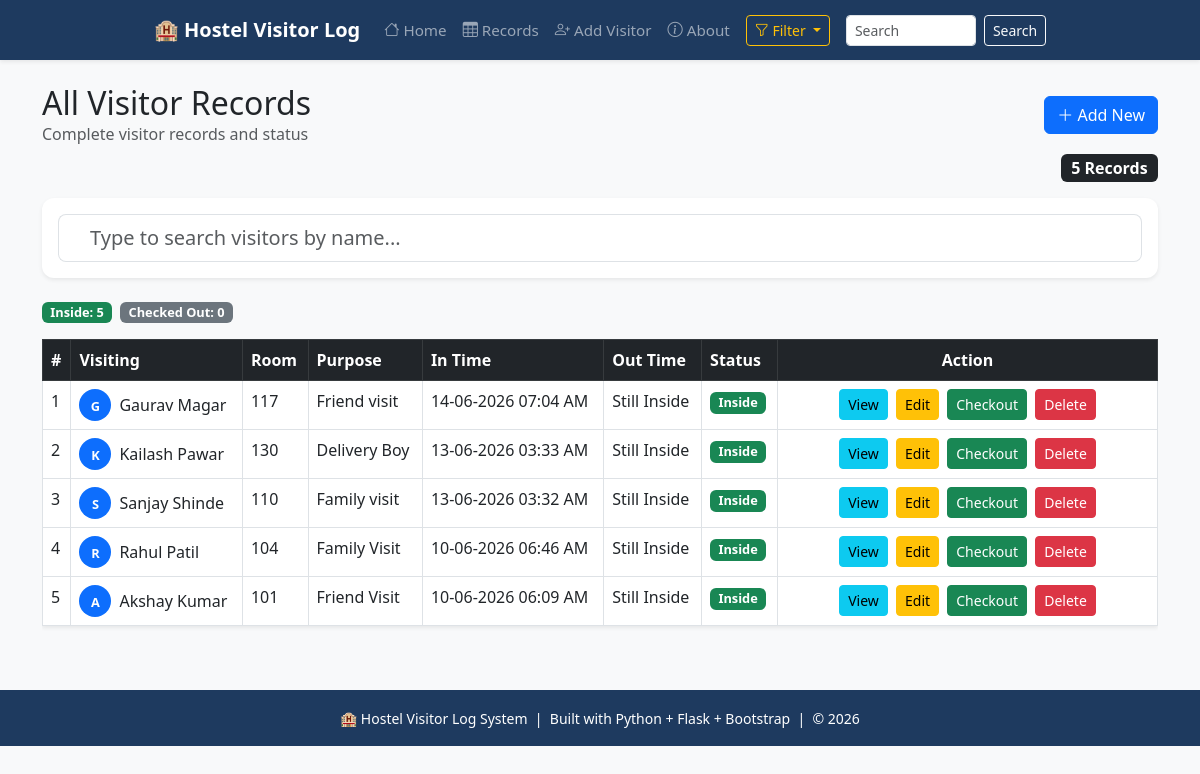
Before: /records with the older database file.
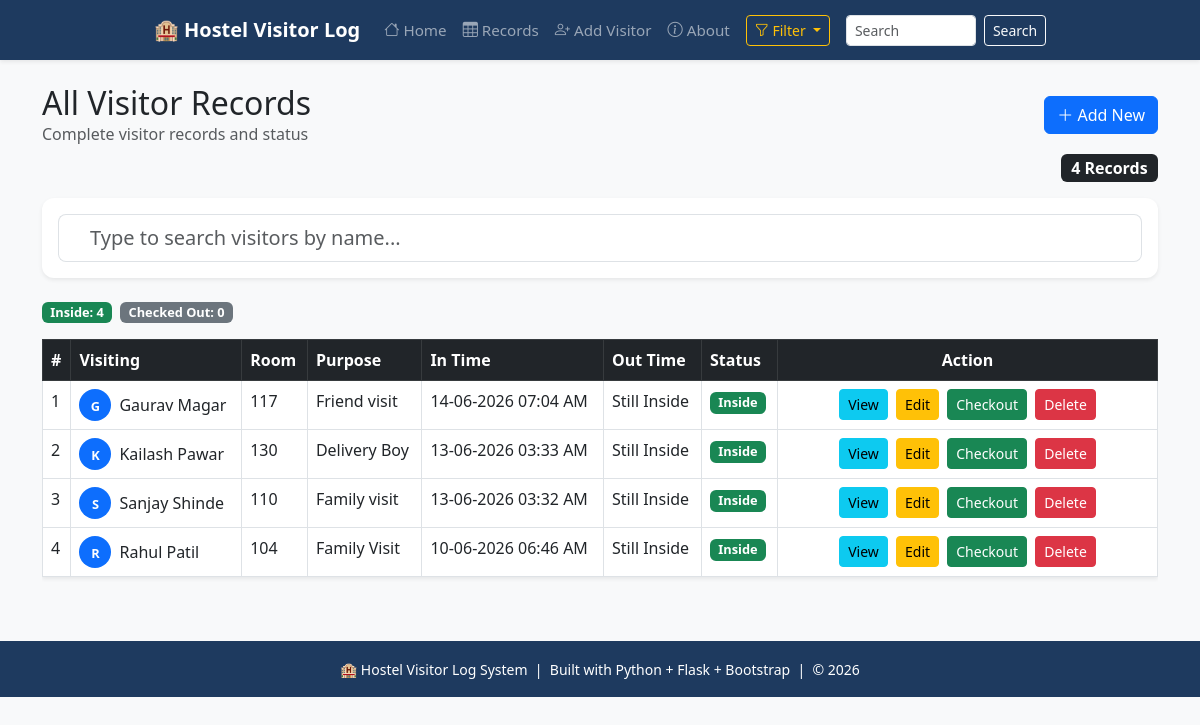
After: the same page with the newer database file.
### tables this page shows
CREATE TABLE visitors (
            id INTEGER PRIMARY KEY AUTOINCREMENT,
            visitor_name TEXT NOT NULL,
            student_name TEXT NOT NULL,
            room_number TEXT NOT NULL,
            purpose TEXT NOT NULL,
            in_time TEXT NOT NULL,
            out_time TEXT NOT NULL DEFAULT 'Still Inside',
            status TEXT DEFAULT 'Inside'
        );

### app.py (the view)
@app.route('/records')
def records():
    room = request.args.get('room')
    status = request.args.get('status')
    q = request.args.get('q')
    conn = get_db()
    query = "SELECT * FROM visitors WHERE 1=1"
    params = []
    if room:
        query += " AND room_number = ?"
        params.append(room)
    if status:
        query += " AND status = ?"
        params.append(status)
    if q:
        query += " AND name LIKE ?"
        params.append(f"%{q}%")
    query += " ORDER BY id DESC"
    visitors = conn.execute(query, params).fetchall()
    conn.close()
    return render_template('records.html', visitors=visitors)

### app.py (called while the page is built)
def get_db():
    conn = sqlite3.connect('database.db')
    conn.row_factory = sqlite3.Row
    return conn

@app.context_processor
def inject_rooms():
    conn = get_db()
    rooms = conn.execute("SELECT DISTINCT room_number FROM visitors ORDER BY room_number").fetchall()
    conn.close()
    return dict(rooms=rooms)

### templates/records.html (shortened to what this page needs)
{% extends 'base.html' %}
{% block content %}
<div class="d-flex justify-content-between align-items-center mb-2">
    <div>
        <h2 class="mb-0">All Visitor Records</h2>
        <p class="text-muted mb-0">Complete visitor records and status</p>
    </div>
    <a href="{{ url_for('add_visitor') }}" class="btn btn-primary">
        <i class="bi bi-plus-lg"></i> Add New
    </a>
</div>
<div class="d-flex justify-content-end mb-3">
    <span class="badge bg-dark fs-6" id="recordBadge">0 Records</span>
</div>
<div class="card shadow-sm mb-4">
    <div class="card-body">
        <div class="input-group input-group-lg">
            <span class="input-group-text bg-white border-end-0">
            </span>
            <input type="text" id="recordSearch" class="form-control border-start-0 ps-0"
                   placeholder="Type to search visitors by name...">
        </div>
    </div>
</div>
<div class="d-flex gap-2 mb-3" id="statusBadges">
</div>
<div class="table-responsive">
    <table class="table table-hover table-bordered shadow-sm">
        <thead class="table-dark">
            <tr>
                <th>#</th>
                <th>Visiting</th>
                <th>Room</th>
                <th>Purpose</th>
                <th>In Time</th>
                <th>Out Time</th>
                <th>Status</th>
                <th width="380px" class="text-center">Action</th>
            </tr>
        </thead>
        <tbody id="tableBody">
            {% for visitor in visitors %}
            <tr data-status="{{ visitor.status }}">
                <td>{{ loop.index }}</td>
                <td class="visitor-name">
                    <div class="d-flex align-items-center">
                        <span class="badge rounded-circle bg-primary me-2" style="width:32px;height:32px;line-height:24px;">
                            {{ visitor.visitor_name[0] }}
                        </span>
                        {{ visitor.visitor_name }}
                    </div>
                </td>
                <td>{{ visitor.room_number }}</td>
                <td>{{ visitor.purpose }}</td>
                <td>{{ visitor.in_time }}</td>
                <td>{{ visitor.out_time or 'Still Inside' }}</td>
                <td>
                    <span class="badge {% if visitor.status == 'Inside' %}bg-success{% else %}bg-secondary{% endif %}">
                        {{ visitor.status }}
                    </span>
                </td>
                <td class="text-center" style="white-space: nowrap;">
                    <a href="{{ url_for('details', id=visitor.id) }}"
                       class="btn btn-sm btn-info me-1">
                         View
                    </a>
                    <a href="{{ url_for('edit_visitor', id=visitor.id) }}"
                       class="btn btn-sm btn-warning me-1">
                         Edit
                    </a>
                    <a href="{{ url_for('checkout_visitor', id=visitor.id) }}"
                       class="btn btn-sm btn-success me-1"
                       onclick="return confirm('Checkout {{ visitor.visitor_name }}?')">
                         Checkout
                    </a>
                    <form action="{{ url_for('delete_visitor', id=visitor.id) }}" method="POST" style="display:inline;">
                        <button type="submit" class="btn btn-sm btn-danger"
                                onclick="return confirm('Delete {{ visitor.visitor_name }}? This cannot be undone.')">
                             Delete
                        </button>
                    </form>
                </td>
            </tr>
            {% endfor %}
        </tbody>
    </table>
</div>
{% endblock %}

Changed rows visible on the page:
removed visitors: visitor_name "A", visitor_name "Akshay Kumar", room_number "101", purpose "Friend Visit", in_time "10-06-2026 06:09 AM", out_time "Still Inside", status "Inside"
Other visible differences:
text written by a page script: "5 Records" → "4 Records"
text written by a page script: "Inside: 5 Checked Out: 0" → "Inside: 4 Checked Out: 0"
